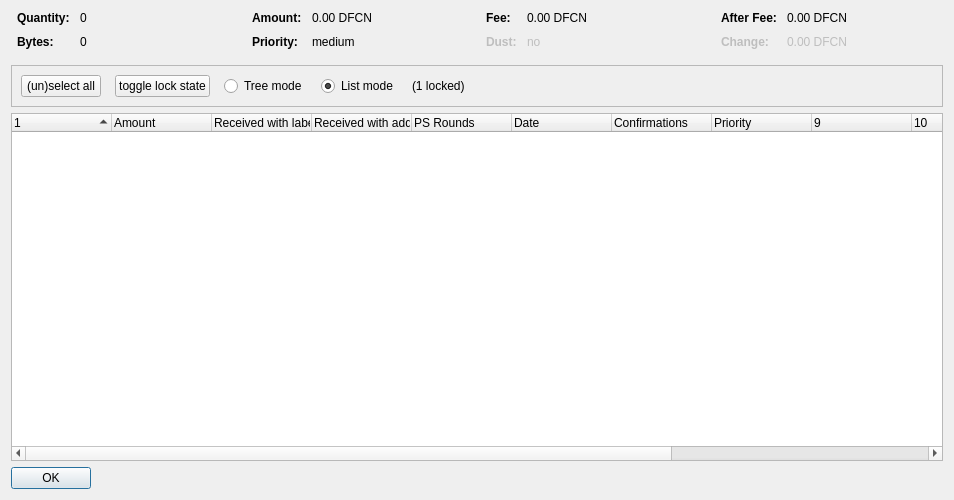
<?xml version="1.0" encoding="UTF-8"?>
<ui version="4.0">
 <class>CoinControlDialog</class>
 <widget class="QDialog" name="CoinControlDialog">
  <property name="geometry">
   <rect>
    <x>0</x>
    <y>0</y>
    <width>954</width>
    <height>500</height>
   </rect>
  </property>
  <property name="windowTitle">
   <string>Coin Selection</string>
  </property>
  <layout class="QVBoxLayout" name="verticalLayout">
   <item>
    <layout class="QHBoxLayout" name="horizontalLayoutTop" stretch="0,0,0,0">
     <property name="topMargin">
      <number>0</number>
     </property>
     <property name="bottomMargin">
      <number>10</number>
     </property>
     <item>
      <layout class="QFormLayout" name="formLayoutCoinControl1">
       <property name="horizontalSpacing">
        <number>10</number>
       </property>
       <property name="verticalSpacing">
        <number>10</number>
       </property>
       <property name="leftMargin">
        <number>6</number>
       </property>
       <property name="rightMargin">
        <number>6</number>
       </property>
       <item row="0" column="0">
        <widget class="QLabel" name="labelCoinControlQuantityText">
         <property name="font">
          <font>
           <weight>75</weight>
           <bold>true</bold>
          </font>
         </property>
         <property name="text">
          <string>Quantity:</string>
         </property>
        </widget>
       </item>
       <item row="0" column="1">
        <widget class="QLabel" name="labelCoinControlQuantity">
         <property name="cursor">
          <cursorShape>IBeamCursor</cursorShape>
         </property>
         <property name="contextMenuPolicy">
          <enum>Qt::ActionsContextMenu</enum>
         </property>
         <property name="text">
          <string notr="true">0</string>
         </property>
         <property name="textInteractionFlags">
          <set>Qt::LinksAccessibleByMouse|Qt::TextSelectableByKeyboard|Qt::TextSelectableByMouse</set>
         </property>
        </widget>
       </item>
       <item row="1" column="0">
        <widget class="QLabel" name="labelCoinControlBytesText">
         <property name="font">
          <font>
           <weight>75</weight>
           <bold>true</bold>
          </font>
         </property>
         <property name="text">
          <string>Bytes:</string>
         </property>
        </widget>
       </item>
       <item row="1" column="1">
        <widget class="QLabel" name="labelCoinControlBytes">
         <property name="cursor">
          <cursorShape>IBeamCursor</cursorShape>
         </property>
         <property name="contextMenuPolicy">
          <enum>Qt::ActionsContextMenu</enum>
         </property>
         <property name="text">
          <string notr="true">0</string>
         </property>
         <property name="textInteractionFlags">
          <set>Qt::LinksAccessibleByMouse|Qt::TextSelectableByKeyboard|Qt::TextSelectableByMouse</set>
         </property>
        </widget>
       </item>
      </layout>
     </item>
     <item>
      <layout class="QFormLayout" name="formLayoutCoinControl2">
       <property name="horizontalSpacing">
        <number>10</number>
       </property>
       <property name="verticalSpacing">
        <number>10</number>
       </property>
       <property name="leftMargin">
        <number>6</number>
       </property>
       <property name="rightMargin">
        <number>6</number>
       </property>
       <item row="0" column="0">
        <widget class="QLabel" name="labelCoinControlAmountText">
         <property name="font">
          <font>
           <weight>75</weight>
           <bold>true</bold>
          </font>
         </property>
         <property name="text">
          <string>Amount:</string>
         </property>
        </widget>
       </item>
       <item row="0" column="1">
        <widget class="QLabel" name="labelCoinControlAmount">
         <property name="cursor">
          <cursorShape>IBeamCursor</cursorShape>
         </property>
         <property name="contextMenuPolicy">
          <enum>Qt::ActionsContextMenu</enum>
         </property>
         <property name="text">
          <string notr="true">0.00 DFCN</string>
         </property>
         <property name="textInteractionFlags">
          <set>Qt::LinksAccessibleByMouse|Qt::TextSelectableByKeyboard|Qt::TextSelectableByMouse</set>
         </property>
        </widget>
       </item>
       <item row="1" column="0">
        <widget class="QLabel" name="labelCoinControlPriorityText">
         <property name="font">
          <font>
           <weight>75</weight>
           <bold>true</bold>
          </font>
         </property>
         <property name="text">
          <string>Priority:</string>
         </property>
        </widget>
       </item>
       <item row="1" column="1">
        <widget class="QLabel" name="labelCoinControlPriority">
         <property name="cursor">
          <cursorShape>IBeamCursor</cursorShape>
         </property>
         <property name="contextMenuPolicy">
          <enum>Qt::ActionsContextMenu</enum>
         </property>
         <property name="text">
          <string>medium</string>
         </property>
         <property name="textInteractionFlags">
          <set>Qt::LinksAccessibleByMouse|Qt::TextSelectableByKeyboard|Qt::TextSelectableByMouse</set>
         </property>
        </widget>
       </item>
      </layout>
     </item>
     <item>
      <layout class="QFormLayout" name="formLayoutCoinControl3">
       <property name="horizontalSpacing">
        <number>10</number>
       </property>
       <property name="verticalSpacing">
        <number>10</number>
       </property>
       <property name="leftMargin">
        <number>6</number>
       </property>
       <property name="rightMargin">
        <number>6</number>
       </property>
       <item row="0" column="0">
        <widget class="QLabel" name="labelCoinControlFeeText">
         <property name="font">
          <font>
           <weight>75</weight>
           <bold>true</bold>
          </font>
         </property>
         <property name="text">
          <string>Fee:</string>
         </property>
        </widget>
       </item>
       <item row="0" column="1">
        <widget class="QLabel" name="labelCoinControlFee">
         <property name="cursor">
          <cursorShape>IBeamCursor</cursorShape>
         </property>
         <property name="contextMenuPolicy">
          <enum>Qt::ActionsContextMenu</enum>
         </property>
         <property name="text">
          <string notr="true">0.00 DFCN</string>
         </property>
         <property name="textInteractionFlags">
          <set>Qt::LinksAccessibleByMouse|Qt::TextSelectableByKeyboard|Qt::TextSelectableByMouse</set>
         </property>
        </widget>
       </item>
       <item row="1" column="0">
        <widget class="QLabel" name="labelCoinControlLowOutputText">
         <property name="enabled">
          <bool>false</bool>
         </property>
         <property name="font">
          <font>
           <weight>75</weight>
           <bold>true</bold>
          </font>
         </property>
         <property name="text">
          <string>Dust:</string>
         </property>
        </widget>
       </item>
       <item row="1" column="1">
        <widget class="QLabel" name="labelCoinControlLowOutput">
         <property name="enabled">
          <bool>false</bool>
         </property>
         <property name="cursor">
          <cursorShape>IBeamCursor</cursorShape>
         </property>
         <property name="contextMenuPolicy">
          <enum>Qt::ActionsContextMenu</enum>
         </property>
         <property name="text">
          <string>no</string>
         </property>
         <property name="textInteractionFlags">
          <set>Qt::LinksAccessibleByMouse|Qt::TextSelectableByKeyboard|Qt::TextSelectableByMouse</set>
         </property>
        </widget>
       </item>
      </layout>
     </item>
     <item>
      <layout class="QFormLayout" name="formLayoutCoinControl4">
       <property name="horizontalSpacing">
        <number>10</number>
       </property>
       <property name="verticalSpacing">
        <number>10</number>
       </property>
       <property name="leftMargin">
        <number>6</number>
       </property>
       <property name="rightMargin">
        <number>6</number>
       </property>
       <item row="0" column="0">
        <widget class="QLabel" name="labelCoinControlAfterFeeText">
         <property name="font">
          <font>
           <weight>75</weight>
           <bold>true</bold>
          </font>
         </property>
         <property name="text">
          <string>After Fee:</string>
         </property>
        </widget>
       </item>
       <item row="0" column="1">
        <widget class="QLabel" name="labelCoinControlAfterFee">
         <property name="cursor">
          <cursorShape>IBeamCursor</cursorShape>
         </property>
         <property name="contextMenuPolicy">
          <enum>Qt::ActionsContextMenu</enum>
         </property>
         <property name="text">
          <string notr="true">0.00 DFCN</string>
         </property>
         <property name="textInteractionFlags">
          <set>Qt::LinksAccessibleByMouse|Qt::TextSelectableByKeyboard|Qt::TextSelectableByMouse</set>
         </property>
        </widget>
       </item>
       <item row="1" column="0">
        <widget class="QLabel" name="labelCoinControlChangeText">
         <property name="enabled">
          <bool>false</bool>
         </property>
         <property name="font">
          <font>
           <weight>75</weight>
           <bold>true</bold>
          </font>
         </property>
         <property name="text">
          <string>Change:</string>
         </property>
        </widget>
       </item>
       <item row="1" column="1">
        <widget class="QLabel" name="labelCoinControlChange">
         <property name="enabled">
          <bool>false</bool>
         </property>
         <property name="cursor">
          <cursorShape>IBeamCursor</cursorShape>
         </property>
         <property name="contextMenuPolicy">
          <enum>Qt::ActionsContextMenu</enum>
         </property>
         <property name="text">
          <string notr="true">0.00 DFCN</string>
         </property>
         <property name="textInteractionFlags">
          <set>Qt::LinksAccessibleByMouse|Qt::TextSelectableByKeyboard|Qt::TextSelectableByMouse</set>
         </property>
        </widget>
       </item>
      </layout>
     </item>
    </layout>
   </item>
   <item>
    <widget class="QFrame" name="frame">
     <property name="minimumSize">
      <size>
       <width>0</width>
       <height>40</height>
      </size>
     </property>
     <property name="frameShape">
      <enum>QFrame::StyledPanel</enum>
     </property>
     <property name="frameShadow">
      <enum>QFrame::Sunken</enum>
     </property>
     <layout class="QHBoxLayout" name="horizontalLayout">
      <item>
       <layout class="QHBoxLayout" name="horizontalLayoutPanel" stretch="0,0,0,0,0,0">
        <property name="spacing">
         <number>14</number>
        </property>
        <item>
         <widget class="QPushButton" name="pushButtonSelectAll">
          <property name="sizePolicy">
           <sizepolicy hsizetype="Maximum" vsizetype="Fixed">
            <horstretch>0</horstretch>
            <verstretch>0</verstretch>
           </sizepolicy>
          </property>
          <property name="text">
           <string>(un)select all</string>
          </property>
          <property name="autoDefault">
           <bool>false</bool>
          </property>
         </widget>
        </item>
        <item>
         <widget class="QPushButton" name="pushButtonToggleLock">
          <property name="sizePolicy">
           <sizepolicy hsizetype="Maximum" vsizetype="Fixed">
            <horstretch>0</horstretch>
            <verstretch>0</verstretch>
           </sizepolicy>
          </property>
          <property name="text">
           <string>toggle lock state</string>
          </property>
          <property name="autoDefault">
           <bool>false</bool>
          </property>
         </widget>
        </item>
        <item>
         <widget class="QRadioButton" name="radioTreeMode">
          <property name="sizePolicy">
           <sizepolicy hsizetype="Maximum" vsizetype="Fixed">
            <horstretch>0</horstretch>
            <verstretch>0</verstretch>
           </sizepolicy>
          </property>
          <property name="text">
           <string>Tree mode</string>
          </property>
         </widget>
        </item>
        <item>
         <widget class="QRadioButton" name="radioListMode">
          <property name="sizePolicy">
           <sizepolicy hsizetype="Maximum" vsizetype="Fixed">
            <horstretch>0</horstretch>
            <verstretch>0</verstretch>
           </sizepolicy>
          </property>
          <property name="text">
           <string>List mode</string>
          </property>
          <property name="checked">
           <bool>true</bool>
          </property>
         </widget>
        </item>
        <item>
         <widget class="QLabel" name="labelLocked">
          <property name="text">
           <string>(1 locked)</string>
          </property>
         </widget>
        </item>
        <item>
         <spacer name="horizontalSpacer">
          <property name="orientation">
           <enum>Qt::Horizontal</enum>
          </property>
          <property name="sizeHint" stdset="0">
           <size>
            <width>40</width>
            <height>20</height>
           </size>
          </property>
         </spacer>
        </item>
       </layout>
      </item>
     </layout>
    </widget>
   </item>
   <item>
    <widget class="CoinControlTreeWidget" name="treeWidget">
     <property name="contextMenuPolicy">
      <enum>Qt::CustomContextMenu</enum>
     </property>
     <property name="sortingEnabled">
      <bool>false</bool>
     </property>
     <property name="columnCount">
      <number>13</number>
     </property>
     <attribute name="headerShowSortIndicator" stdset="0">
      <bool>true</bool>
     </attribute>
     <attribute name="headerStretchLastSection">
      <bool>false</bool>
     </attribute>
     <column>
      <property name="text">
       <string/>
      </property>
     </column>
     <column>
      <property name="text">
       <string>Amount</string>
      </property>
     </column>
     <column>
      <property name="text">
       <string>Received with label</string>
      </property>
     </column>
     <column>
      <property name="text">
       <string>Received with address</string>
      </property>
     </column>
     <column>
      <property name="text">
       <string>PS Rounds</string>
      </property>
     </column>
     <column>
      <property name="text">
       <string>Date</string>
      </property>
     </column>
     <column>
      <property name="text">
       <string>Confirmations</string>
      </property>
      <property name="toolTip">
       <string>Confirmed</string>
      </property>
     </column>
     <column>
      <property name="text">
       <string>Priority</string>
      </property>
     </column>
     <column>
      <property name="text">
       <string/>
      </property>
     </column>
     <column>
      <property name="text">
       <string/>
      </property>
     </column>
     <column>
      <property name="text">
       <string/>
      </property>
     </column>
     <column>
      <property name="text">
       <string/>
      </property>
     </column>
     <column>
      <property name="text">
       <string/>
      </property>
     </column>
    </widget>
   </item>
   <item>
    <widget class="QDialogButtonBox" name="buttonBox">
     <property name="sizePolicy">
      <sizepolicy hsizetype="Maximum" vsizetype="Fixed">
       <horstretch>0</horstretch>
       <verstretch>0</verstretch>
      </sizepolicy>
     </property>
     <property name="orientation">
      <enum>Qt::Horizontal</enum>
     </property>
     <property name="standardButtons">
      <set>QDialogButtonBox::Ok</set>
     </property>
    </widget>
   </item>
  </layout>
 </widget>
 <customwidgets>
  <customwidget>
   <class>CoinControlTreeWidget</class>
   <extends>QTreeWidget</extends>
   <header>coincontroltreewidget.h</header>
  </customwidget>
 </customwidgets>
 <resources/>
 <connections/>
</ui>
